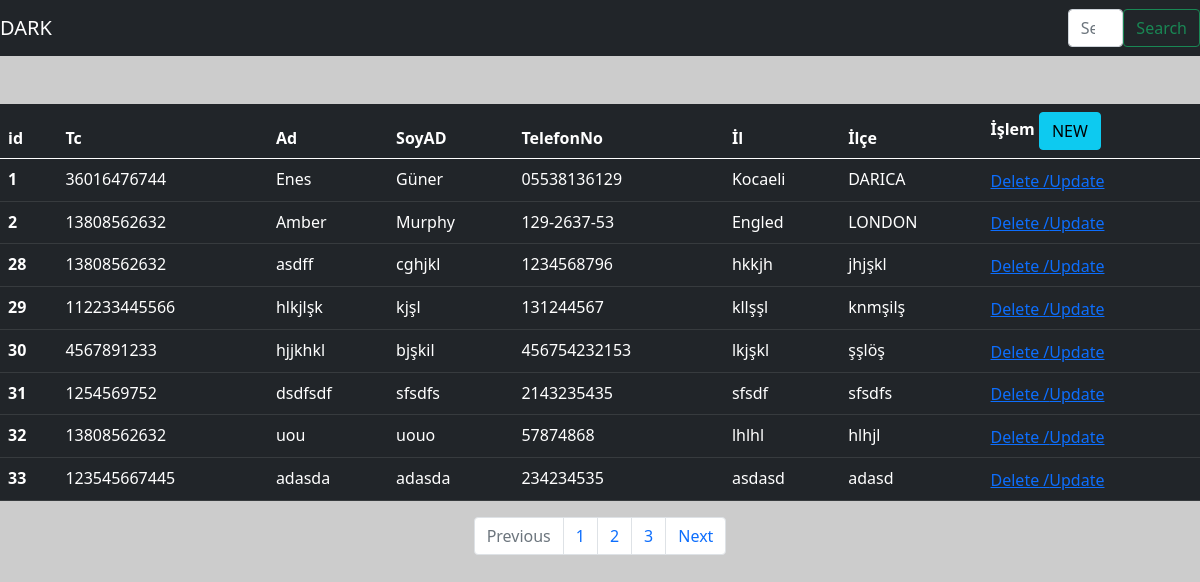
/dasboard/, run on an earlier commit of the app's database.
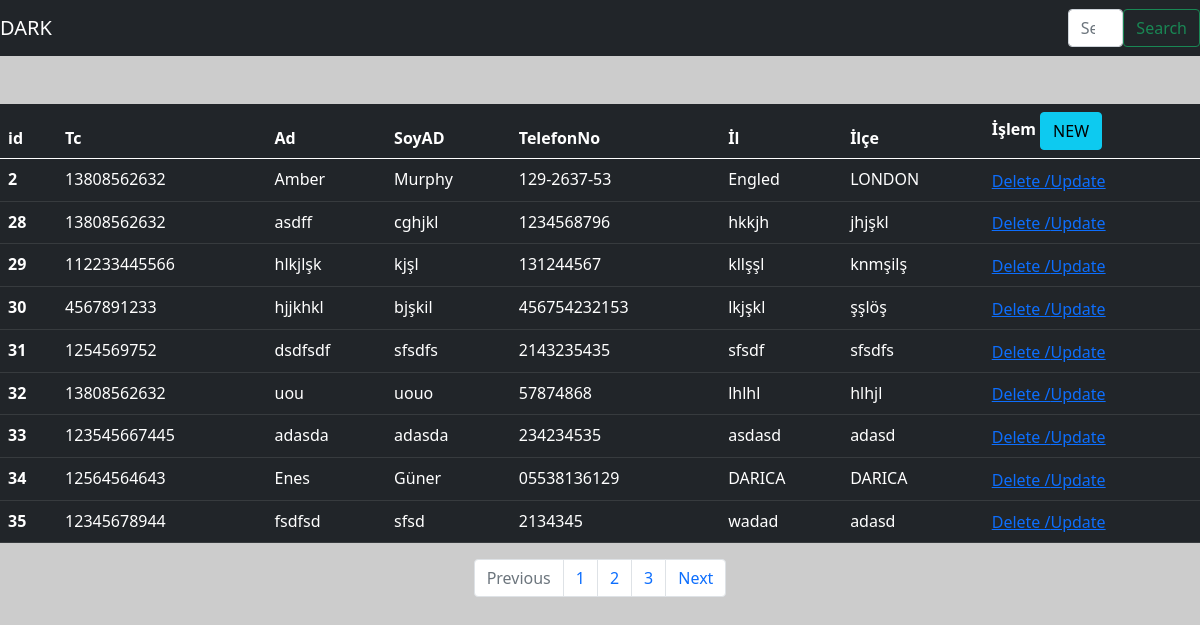
And on a later commit of the database.
### customers/models.py (models this page shows)
class Customer(models.Model):
    tc_no = models.CharField(max_length=12)
    name = models.CharField(max_length=120)
    surname = models.CharField(max_length=120)
    phone_number = models.CharField(max_length=120)
    city = models.CharField(max_length=120)
    town = models.CharField(max_length=120)

### customers/views.py (the view)
# urls.py: path('dasboard/', customer_list_view, name='customer_view_dasboard'),
def customer_list_view(request):
    queryset = Customer.objects.all()
    context = {
        'list': queryset,
    }
    return render(request, 'dasboard.html', context)

### templates/dasboard.html
{% extends 'base.html' %}
{% block content %}
{% include 'navibar.html' %}
    <table class="table table-dark mt-5">
        <thead>
            <tr>
                <th scope="col">id</th>
                <th scope="col">Tc</th>
                <th scope="col">Ad</th>
                <th scope="col">SoyAD</th>
                <th scope="col">TelefonNo</th>
                <th scope="col">İl</th>
                <th scope="col">İlçe</th>
                <th scope="col">İşlem
                    <a href="{% url 'customer_view_create' %}" class="btn btn-info" >NEW</a>
                </th>
            </tr>
        </thead>
        <tbody>
            {% for cs in list %}
                <tr>
                    <th scope="row">{{cs.id}}</th>
                    <td>{{cs.tc_no}}</td>
                    <td>{{cs.name}}</td>
                    <td>{{cs.surname}}</td>
                    <td>{{cs.phone_number}}</td>
                    <td>{{cs.city}}</td>
                    <td>{{cs.town}}</td>
                    <td>
                        <div class="btn-group" role="group" aria-label="Basic example" >
                            <a href="{% url 'customer_view_delete' cs.id %}">Delete / </a>
                            <a href="{% url 'customer_view_update' cs.id %}">Update</a>
                        </div>
                    </td>
                </tr>
            {% endfor %}
        </tbody>
    </table>
{% include 'pagination.html' %}
{% endblock %}

### templates/base.html (shortened to what this page needs)
<!DOCTYPE html>
<html lang="en">
<head>
    <link href="https://cdn.jsdelivr.net/npm/bootstrap@5.0.2/dist/css/bootstrap.min.css" rel="stylesheet">
</head>
<body >
    {% block content %}{% endblock %}
</body>
</html>

### templates/navibar.html (shortened to what this page needs)
{% extends 'base.html' %}
{% block content %}
    <nav class="navbar navbar-expand-lg navbar-light bg-dark">
        <a class="navbar-brand text-white" href="#">DARK</a>
        <div class="collapse navbar-collapse" id="navbarTogglerDemo03">
            <form class="form-inline my-2 my-lg-0"style="padding-left: 1000px;">
                <input class="form-control mr-sm-2" type="search" placeholder="Search" aria-label="Search">
            </form>
            <button class="btn btn-outline-success my-2 my-sm-0" type="submit">Search</button>
        </div>
    </nav>
{% endblock %}

### templates/pagination.html
{% extends 'base.html' %}
{% block content %}
    <nav aria-label="Page navigation example">
        <ul class="pagination justify-content-center">
            <li class="page-item disabled">
                <a class="page-link" href="#" tabindex="-1">Previous</a>
            </li>
            <li class="page-item"><a class="page-link" href="#">1</a></li>
            <li class="page-item"><a class="page-link" href="#">2</a></li>
            <li class="page-item"><a class="page-link" href="#">3</a></li>
            <li class="page-item">
                <a class="page-link" href="#">Next</a>
            </li>
        </ul>
    </nav>
{% endblock %}

### templates/base.html (style rules this page uses)
body { background-image: url('https://picsum.photos/id/227/1024/683'); background-repeat: no-repeat; background-attachment: fixed; background-size: 100% 100%; }

What changed in the data, as far as the page shows it:
removed Customer: id "1", tc_no "36016476744", name "Enes", surname "Güner", phone_number "05538136129", city "Kocaeli", town "DARICA"
added Customer: id "34", tc_no "12564564643", name "Enes", surname "Güner", phone_number "05538136129", city "DARICA", town "DARICA"
added Customer: id "35", tc_no "12345678944", name "fsdfsd", surname "sfsd", phone_number "2134345", city "wadad", town "adasd"
